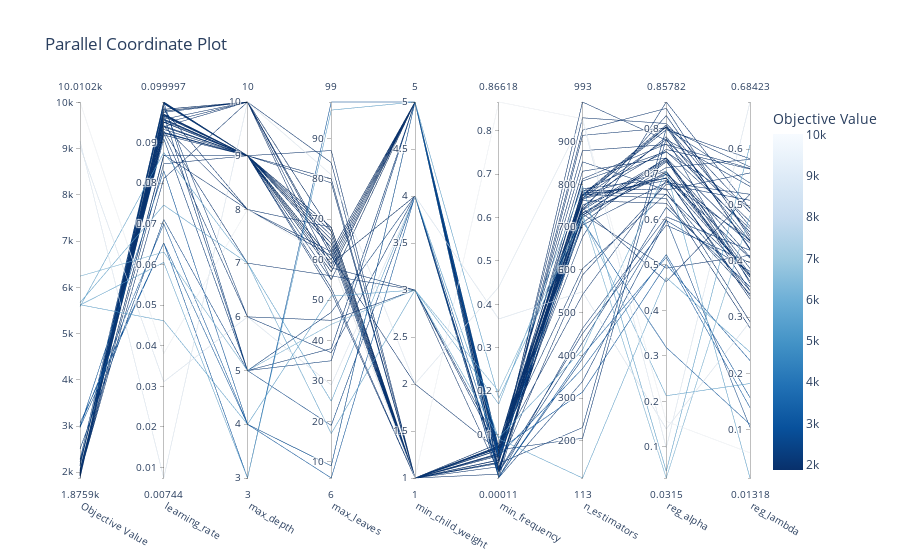

This figure's notebook cell:
### Code cell
#Grafico de coordenadas paralelas con Optuna y Prunning
plot_parallel_coordinate(study_opt_pr)
